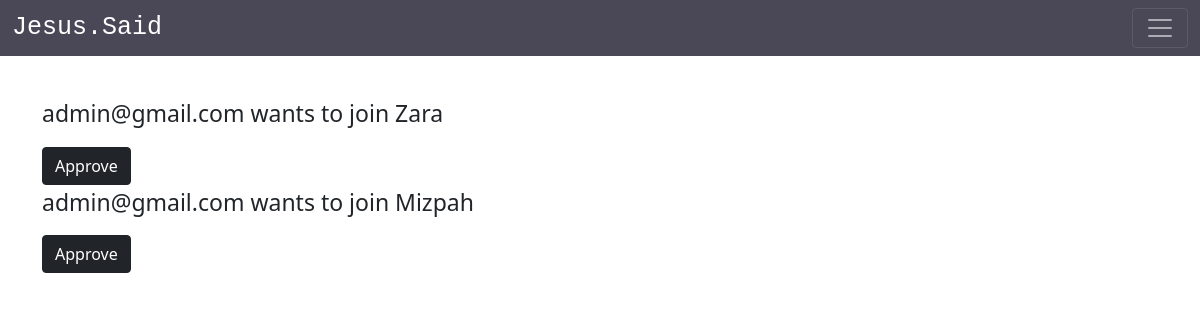
Page /BibleStudy/JoinRequests/ on the committed database.
### BibleStudy/models.py (models this page shows, shortened)
class JoinRequests(models.Model):
    user = models.ForeignKey(MyUser, on_delete=models.CASCADE)
    group = models.ForeignKey(StudyGroups, on_delete=models.CASCADE)
    date = models.DateTimeField(auto_now=True)
    class Meta:
        unique_together = ('user', 'group')

class StudyGroups(models.Model):
    group_id = models.UUIDField(unique=True,primary_key=True, default=uuid.uuid4)
    group_name = models.CharField(max_length=100, unique=True)
    group_leader = models.ForeignKey(MyUser, null=True, on_delete=models.CASCADE)
    members = models.ManyToManyField(MyUser, related_name='members')
    def __str__(self):
        return str(self.group_name)

### Users/models.py (models this page shows, shortened)
class MyUser(AbstractBaseUser):
    class Role(models.TextChoices):
        Member = "Member"
        Pastor = "Pastor"
        ADMIN = "ADMINISTRATOR"
        Supervisor = "Supervisor"
    base_role = Role.Member
    email = models.EmailField(unique=True)
    uuid = models.CharField(max_length=100, default=uuid.uuid4, unique=True)
    role = models.CharField(max_length=15, choices=Role.choices, default=base_role)
    is_active = models.BooleanField(default=True)
    is_admin = models.BooleanField(default=False)
    objects = MyUserManager()
    USERNAME_FIELD = 'email'
    def __str__(self):
        return str(self.email)

### BibleStudy/views.py (the view, shortened to what this page needs)
# urls.py: path('JoinRequests/', GroupRequests.as_view(), name='join-requests'),
class GroupRequests(TemplateView):
    template_name = 'BibleStudy/requests_view.html'
    def get_context_data(self, **kwargs):
        context = super().get_context_data(**kwargs)
        context['requests'] = JoinRequests.objects.all().order_by('date')
        return context

### BibleStudy/templates/BibleStudy/requests_view.html (shortened to what this page needs)
{% extends 'Users/base.html' %}
{% block content %}
<br><br><br><br>
<div class="container">
    <form method="post">
        {% for request in requests %}
        <p>{{ request.user }} wants to join {{ request.group }}</p> <button class="btn btn-dark">Approve</button>
    {% endfor %}
    </form>
</div>
{% endblock %}

### Users/static/Users/styles.css (style rules this page uses)
* { padding: 0; margin: 0; font-family: 'Segoe UI', Tahoma, Geneva, Verdana, sans-serif; }
p { font-size: 23px !important; }

### rows in the picture
JoinRequests: user "admin@gmail.com", group "Zara"
JoinRequests: user "admin@gmail.com", group "Mizpah"
